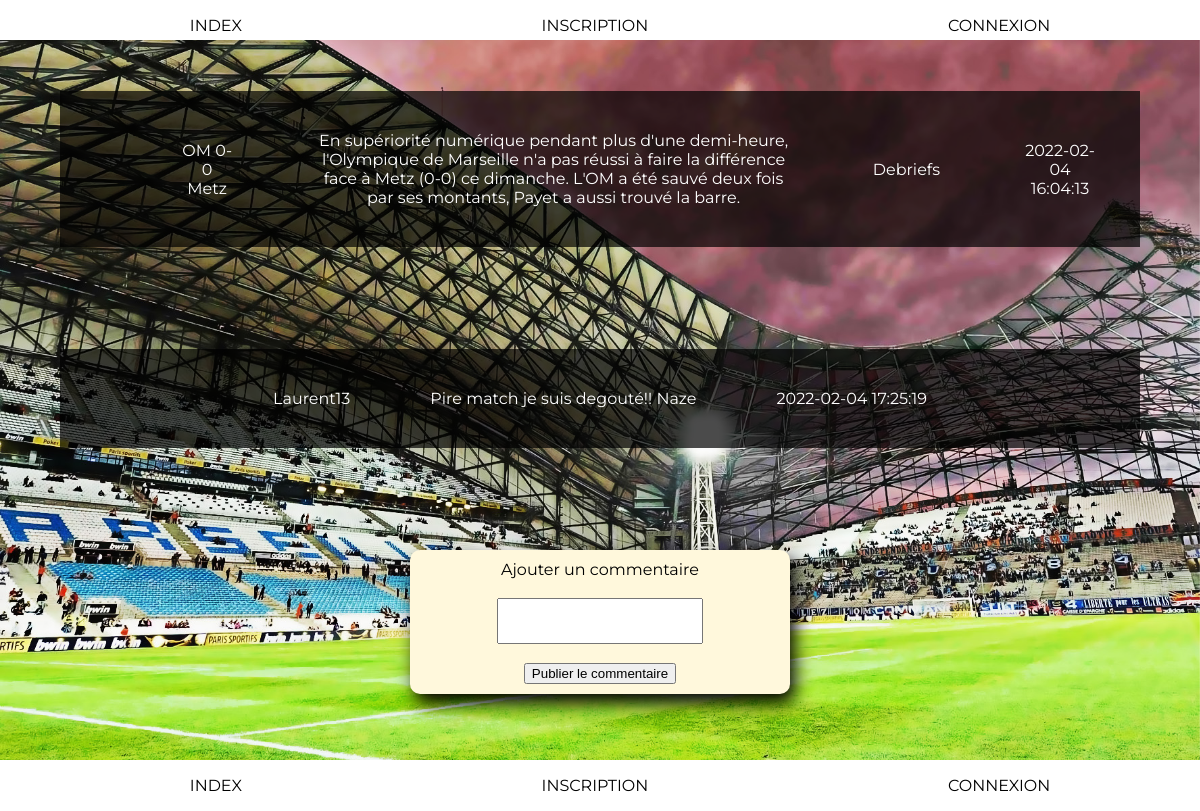
/pages/article.php?id=20, run on the app's committed database.
### tables this page shows
CREATE TABLE IF NOT EXISTS `articles` (
  `id` int(11) NOT NULL AUTO_INCREMENT,
  `Titre` varchar(80) NOT NULL,
  `article` text NOT NULL,
  `id_utilisateur` int(11) NOT NULL,
  `id_categorie` int(11) NOT NULL,
  `date` timestamp NOT NULL,
  PRIMARY KEY (`id`)
);

CREATE TABLE IF NOT EXISTS `categories` (
  `id` int(11) NOT NULL AUTO_INCREMENT,
  `nom` varchar(80) NOT NULL,
  PRIMARY KEY (`id`)
);

CREATE TABLE IF NOT EXISTS `commentaires` (
  `id` int(11) NOT NULL AUTO_INCREMENT,
  `commentaire` varchar(1024) NOT NULL,
  `id_article` int(11) NOT NULL,
  `id_utilisateur` int(11) NOT NULL,
  `date` timestamp NOT NULL,
  PRIMARY KEY (`id`)
);

CREATE TABLE IF NOT EXISTS `utilisateurs` (
  `id` int(11) NOT NULL AUTO_INCREMENT,
  `login` varchar(255) NOT NULL,
  `password` varchar(255) NOT NULL,
  `email` varchar(255) NOT NULL,
  `id_droits` int(11) NOT NULL,
  PRIMARY KEY (`id`,`id_droits`)
);

### class/class-article.php (called while the page is built, shortened)
<?php
    class Article{
    public function ArticleById($id){
        $connection = new \PDO('mysql:host=localhost; dbname=blog; charset=utf8', 'root', '' );
        $article = $connection->prepare("SELECT a.article, a.id_categorie, a.date, a.Titre, a.id, c.nom, c.id
        FROM articles a INNER JOIN categories c ON a.id_categorie = c.id WHERE a.id = :id");
        $article->bindValue(':id', $id, PDO::PARAM_INT);
        $article->execute();
        $result = $article->fetchAll();
    }
}
?>

### class/classCommentaire.php (called while the page is built, shortened)
<?php
class Commentaires
{
public function displayComment($id){
    $connection = new \PDO('mysql:host=localhost; dbname=blog; charset=utf8', 'root', '' );
    $commentaire = $connection->prepare("SELECT c.commentaire, c.date, c.id_utilisateur, c.id_article, a.id, u.login  FROM commentaires c INNER JOIN articles a ON c.id_article = a.id INNER JOIN utilisateurs u ON c.id_utilisateur = u.id WHERE a.id = :id ORDER BY c.date DESC");
    $commentaire->bindValue(':id', $id, PDO::PARAM_INT);
    $commentaire->execute();
    $result = $commentaire->fetchAll();
}
}

### pages/article.php (the view, shortened to what this page needs)
<?php
require_once('../class/user.php');
require_once('../class/class-article.php');
require_once('../class/classCommentaire.php');
require_once('../class/classCommentaire.php');
$comment= new Commentaires;
$comment->displayComment($_GET['id']);
?>
<!DOCTYPE html>
<html lang="en">
<head>
    <link rel="stylesheet" href="../css/header.css">
    <link rel="stylesheet" href="../css/footer.css">
    <link rel="stylesheet" href="../css/article.css">
</head>
<body>
    <?php require_once('header.php');?>
    <main class="flex column j_around a_center" id="">
        <?php
        if (isset($_GET['id'])){
            $article = new Article;
            $article->ArticleById($_GET['id']);
            echo "<table class='flex column j_center a_center' id=''>";
                foreach($_SESSION['articleId'] as $row){
                    echo
                    "<td>
                        <td>" . $row['Titre'] . "</td>
                        <td>" . $row['article'] . "</td>
                        <td>" . $row['nom'] ."</td>
                        <td>" . $row['date'] ."</td>
                    </td>";
                }
                echo "</table>";
            echo "<table class='flex column j_center a_center' id=''>";
                foreach($_SESSION['commentaire'] as $row){
                    echo
                    "<tr>
                        <td>" . $row['login'] . "</td>
                        <td>" . $row['commentaire'] . "</td>
                        <td>" . $row['date'] ."</td>
                    </tr>";
                }
                echo "</table>";
        }
        ?>
        <form id="formCom" action="" method=POST>
            <label for="">Ajouter un commentaire</label><br>
            <textarea name="comment" id="" cols="30" rows="10"></textarea><br>
            <input type="submit" name="postComment" value="Publier le commentaire">
        </form>
    </main>
    <?php require_once('footer.php');?>
</body>
</html>

### css/header.css (style rules this page uses)
.flex { display: flex; }
.column { flex-direction: column; }
.j_center { justify-content: center; }
.j_around { justify-content: space-around; }
.a_center { align-content: center; align-items: center; }

### css/article.css (style rules this page uses)
main { min-height: 100%; background-image: url(../ressources/img/velodrome.jpg); background-repeat: no-repeat; background-size: cover; background-attachment: fixed; font-family: Montserrat, cursive; }
table { border-collapse: collapse; width: 90%; font-family: Montserrat; background-color:rgb(0, 0, 0, 0.7); }
td, th { padding: 5vh; text-align: center; margin: 0; color: white; }
body { margin: 0; }
main { margin: 0; width: 100%; min-height: 90vh; font-family: Montserrat; }
textarea { resize: none; width: 200px; height: 40px; }
#formCom { text-align: center; align-items: center; width: 30%; display: flex; justify-content: space-evenly; flex-direction: column; margin-right: 25% ; margin-left: 25% ; padding: 10px; color: black; border-radius: 10px; box-shadow: 5px 10px 18px black; margin-bottom: 15px; background-color: cornsilk; }

### data on the page
articles: Titre "OM 0-0 Metz", article "En supériorité numérique pendant plus d'une demi-heure, l'Olympique de Marseille n'a pas réussi à faire la différence face à Metz (0-0) ce dimanche. L'OM a été sauvé deux fois par ses montants, Payet a aussi trouvé la barre.", id_categorie.nom "Debriefs", date "2022-02-04 16:04:13"
commentaires: utilisateurs.login "Laurent13", commentaire "Pire match je suis degouté!! Naze", date "2022-02-04 17:25:19"
